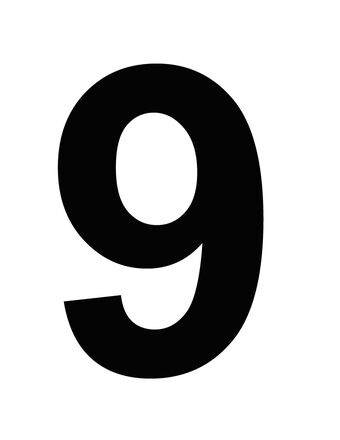
#> input picture A6/9.jpg, 340 x 440 px
$ python featurevector.py
#> lines starting #> are read from the running program, lines starting #| are printed output that depends on the picture; after the words box and inside, x2 and y2 are one past the last pixel; in counts of white or black regions, pixels touching at a corner belong together; long printed decimals are rounded
import numpy as np
import cv2

#read image
img = cv2.imread("9.jpg")
#> img is the input picture: shape (440, 340, 3); min 0, max 255, mean 188.9
#image to gray
img_gray = cv2.cvtColor(img, cv2.COLOR_BGR2GRAY)

#cv2.imshow("gray",img)
height, width, channels = img.shape
#> height = 440; width = 340; channels = 3

#set vector variables
region1,region2,region3,region4,region5,region6,region7,region8, region9 = 0,0,0,0,0,0,0,0,0
#get x parameters
incrementX = width//3
#> incrementX = 113
block1x = width//3
#> block1x = 113
if (width%3) == 0:
    block1x -=1

block2x = block1x+incrementX
#> block2x = 226
block3x = block2x+incrementX
#> block3x = 339
#get y parameters
incrementY = height//3
#> incrementY = 146
block1y = height//3
#> block1y = 146
if (height%3) == 0:
    block1y -=1
block2y = block1y+incrementY
#> block2y = 292
block3y = block2y+incrementY
#> block3y = 438

#Set colors to 0 or 255

for i in range(0, height):
    for j in range(0, width):
        if (img_gray[i][j] <= 127):
            img_gray[i][j] = 0

        elif (img_gray[i][j] > 127):
            img_gray[i][j] = 255
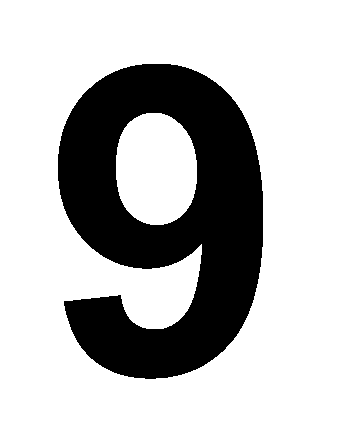
#> img_gray: shape (440, 340); 73.7% white; 1 black region, box (x1, y1, x2, y2) and area: (58, 64, 263, 379) 39354

#Calculate region ratios
black = 0
white = 0
for i in range(0, block1y+1):
    for j in range(0,block1x+1):
        if img_gray[i,j] == 0:
            black+=1

        else:
            white+=1
#> after the loop, black = 2798; white = 13960

region1 = black/white
#> region1 = 0.2

black = 0
white = 0
for i in range(0, block1y+1):
    for j in range(block1x+1,block2x+1):
        if img_gray[i,j] == 0:
            black+=1

        else:
            white+=1
#> after the loop, black = 6747

region2 = black/white

black = 0
white = 0
for i in range(0, block1y+1):
    for j in range(block2x+1,block3x+1):
        if img_gray[i,j] == 0:
            black+=1

        else:
            white+=1

region3 = black/white

black = 0
white = 0
for i in range(block1y+1, block2y+1):
    for j in range(0,block1x+1):
        if img_gray[i,j] == 0:
            black+=1

        else:
            white+=1

region4 = black/white

black = 0
white = 0
for i in range(block1y+1, block2y+1):
    for j in range(block1x+1,block2x+1):
        if img_gray[i,j] == 0:
            black+=1

        else:
            white+=1

region5 = black/white

black = 0
white = 0
for i in range(block1y+1,block2y+1):
    for j in range(block2x+1,block3x+1):
        if img_gray[i,j] == 0:
            black+=1

        else:
            white+=1

region6 = black/white

black = 0
white = 0
for i in range(block2y+1, block3y+1):
    for j in range(0,block1x+1):
        if img_gray[i,j] == 0:
            black+=1

        else:
            white+=1

region7 = black/white

black = 0
white = 0
for i in range(block2y+1, block3y+1):
    for j in range(block1x+1,block2x+1):
        if img_gray[i,j] == 0:
            black+=1

        else:
            white+=1

region8 = black/white

black = 0
white = 0
for i in range(block2y+1, block3y+1):
    for j in range(block2x+1, block3x+1):
        if img_gray[i,j] == 0:
            black+=1

        else:
            white+=1

region9 = black/white

featureVector = [region1,region2,region3,region4,region5,region6,region7,region8,region9]

cv2.imshow("number", img_gray)
cv2.waitKey()

print(featureVector)
#| [0.2004, 0.684, 0.06093, 0.4352, 1.064, 0.4294, 0.1872, 0.7003, 0.05953]

$ run again, with A6/four.jpg copied over A6/9.jpg
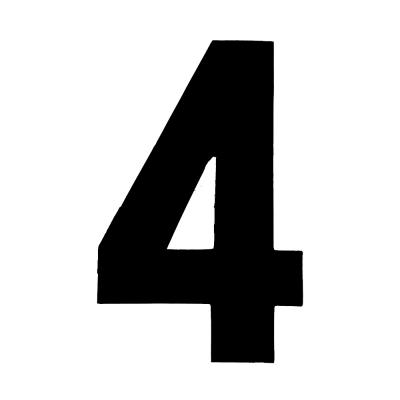
#> input picture A6/four.jpg, 400 x 400 px
#> img is the input picture: shape (400, 400, 3); min 0, max 255, mean 195.6
#> after the loop `for i in range(0, height):`:
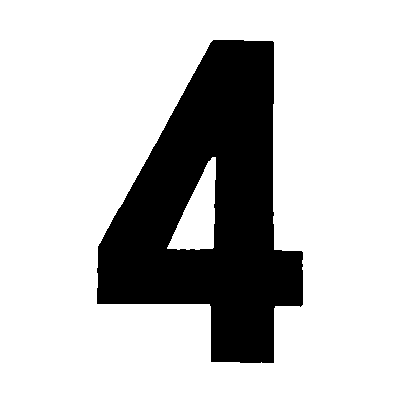
#> img_gray: shape (400, 400); 76.7% white; 1 black region, box (x1, y1, x2, y2) and area: (97, 40, 303, 363) 37276
#| [0.0, 0.7313, 0.03604, 0.1187, 4.677, 0.08011, 0.08215, 0.8636, 0.1134]
